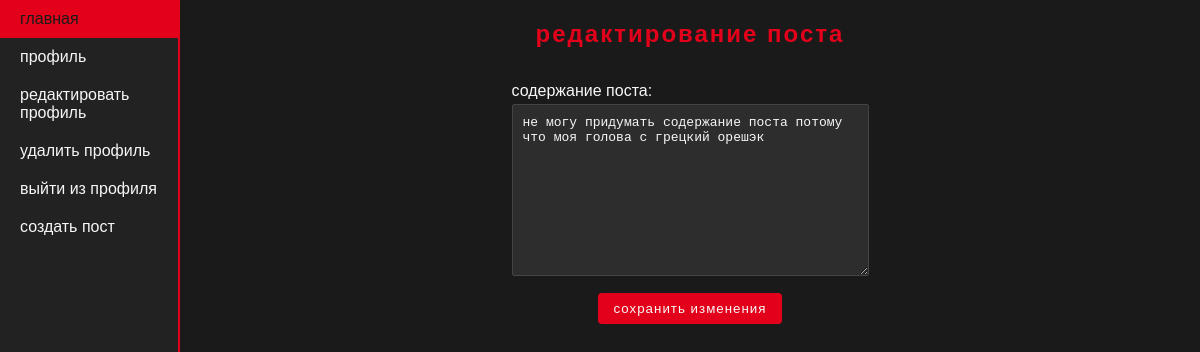
The app's page /main/post/1/edit_post/ (signed in), older data.
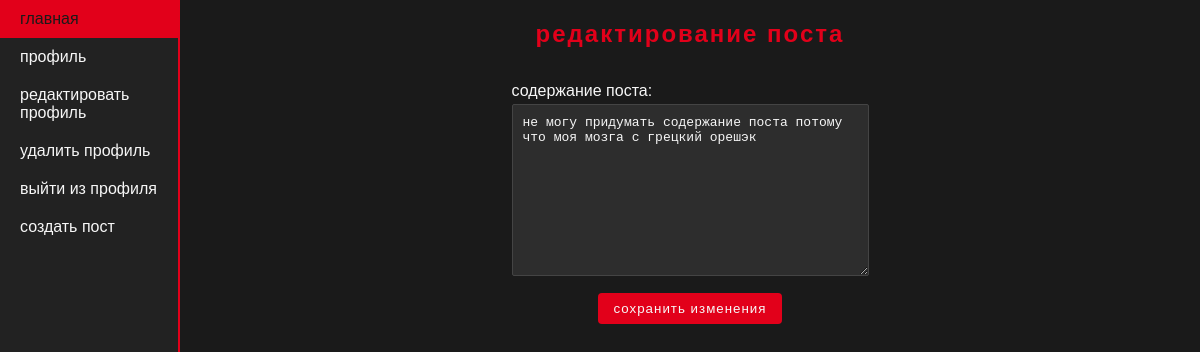
The same page, newer data.
### main/models.py (models this page shows)
class Post(models.Model):
    MyUser = models.ForeignKey(MyUser, on_delete=models.CASCADE)
    post_content = models.TextField(default='')
    pub_date = models.DateTimeField(auto_now_add=True)
    likes = models.ManyToManyField(settings.AUTH_USER_MODEL, related_name="liked_posts", blank=True)

### main/views.py (the view)
# urls.py: path('post/<int:pk>/edit_post/', views.edit_post, name='edit-post'),
@login_required
def edit_post(request, pk):
    post = get_object_or_404(Post, pk=pk)
    if request.method == 'POST':
        form = PostForm(request.POST, instance=post)
        if form.is_valid():
            form.save()
            return redirect(reverse('main:index'))
        else:
            return render(request, 'edit_post.html', {'form': form, 'post': post})
    else:
        form = PostForm(instance=post)
    return render(request, 'edit_post.html', {'form': form, 'post': post})

### main/forms.py
class PostForm(forms.ModelForm):
    class Meta:
        model = Post
        fields = ['post_content']
        labels = {'post_content': 'содержание поста'}

### main/templates/edit_post.html (shortened to what this page needs)
{% extends "basic.html" %}
{% block content %}
    <h2>редактирование поста</h2>
    <form method="post">
        {{ form.as_p }}
        <button type="submit">сохранить изменения</button>
    </form>
{% endblock %}

Row changes from the older to the newer data that the page shows:
changed Post: post_content "не могу придумать содержание поста потому что моя голова с грецкий орешэк" → "не могу придумать содержание поста потому что моя мозга с грецкий орешэк"
